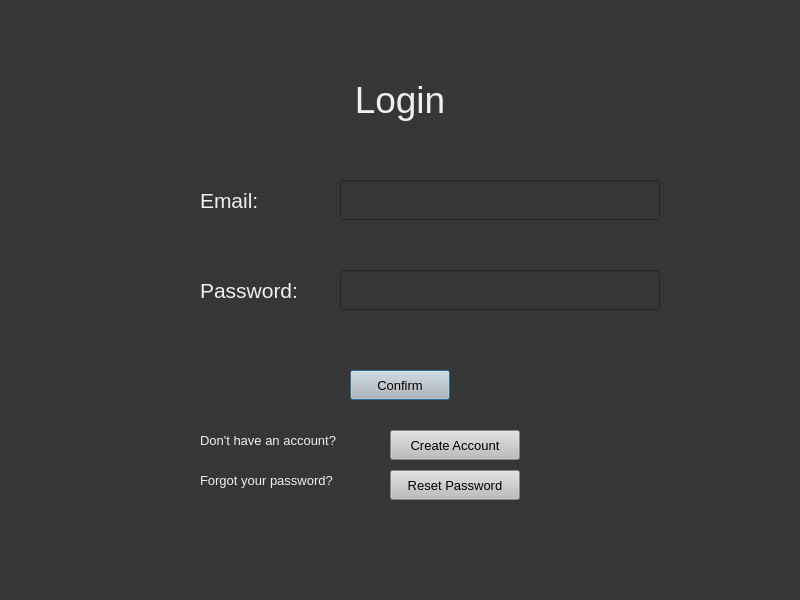
<?xml version="1.0" encoding="UTF-8"?>
<ui version="4.0">
 <class>Dialog</class>
 <widget class="QDialog" name="Dialog">
  <property name="enabled">
   <bool>true</bool>
  </property>
  <property name="geometry">
   <rect>
    <x>0</x>
    <y>0</y>
    <width>800</width>
    <height>600</height>
   </rect>
  </property>
  <property name="windowTitle">
   <string>Dialog</string>
  </property>
  <property name="styleSheet">
   <string notr="true">background-color: rgb(54, 54, 54);</string>
  </property>
  <widget class="QLabel" name="label">
   <property name="geometry">
    <rect>
     <x>325</x>
     <y>50</y>
     <width>150</width>
     <height>100</height>
    </rect>
   </property>
   <property name="styleSheet">
    <string notr="true">color: rgb(239, 239, 239);
font-size:28pt;</string>
   </property>
   <property name="text">
    <string>Login</string>
   </property>
   <property name="alignment">
    <set>Qt::AlignCenter</set>
   </property>
  </widget>
  <widget class="QLabel" name="label_2">
   <property name="geometry">
    <rect>
     <x>200</x>
     <y>180</y>
     <width>80</width>
     <height>40</height>
    </rect>
   </property>
   <property name="styleSheet">
    <string notr="true">color: rgb(239, 239, 239);
font-size:16pt;</string>
   </property>
   <property name="text">
    <string>Email:</string>
   </property>
  </widget>
  <widget class="QLabel" name="label_3">
   <property name="geometry">
    <rect>
     <x>200</x>
     <y>270</y>
     <width>130</width>
     <height>40</height>
    </rect>
   </property>
   <property name="styleSheet">
    <string notr="true">color: rgb(239, 239, 239);
font-size:16pt;</string>
   </property>
   <property name="text">
    <string>Password:</string>
   </property>
  </widget>
  <widget class="QPushButton" name="loginButton">
   <property name="geometry">
    <rect>
     <x>350</x>
     <y>370</y>
     <width>100</width>
     <height>30</height>
    </rect>
   </property>
   <property name="styleSheet">
    <string notr="true">background-color: rgb(189, 189, 189);
font-size: 10pt ;</string>
   </property>
   <property name="text">
    <string>Confirm</string>
   </property>
  </widget>
  <widget class="QLineEdit" name="email">
   <property name="geometry">
    <rect>
     <x>340</x>
     <y>180</y>
     <width>320</width>
     <height>40</height>
    </rect>
   </property>
   <property name="styleSheet">
    <string notr="true">font-size: 14pt;
color: rgb(239, 239, 239);</string>
   </property>
  </widget>
  <widget class="QLineEdit" name="password">
   <property name="geometry">
    <rect>
     <x>340</x>
     <y>270</y>
     <width>320</width>
     <height>40</height>
    </rect>
   </property>
   <property name="styleSheet">
    <string notr="true">font-size: 14pt;
color: rgb(239, 239, 239);</string>
   </property>
  </widget>
  <widget class="QLabel" name="label_4">
   <property name="geometry">
    <rect>
     <x>200</x>
     <y>430</y>
     <width>190</width>
     <height>20</height>
    </rect>
   </property>
   <property name="styleSheet">
    <string notr="true">color: rgb(239, 239, 239);
font-size:10pt;</string>
   </property>
   <property name="text">
    <string>Don't have an account?</string>
   </property>
  </widget>
  <widget class="QPushButton" name="createAccButton">
   <property name="geometry">
    <rect>
     <x>390</x>
     <y>430</y>
     <width>130</width>
     <height>30</height>
    </rect>
   </property>
   <property name="styleSheet">
    <string notr="true">background-color: rgb(189, 189, 189);
font-size: 10pt ;</string>
   </property>
   <property name="text">
    <string>Create Account</string>
   </property>
  </widget>
  <widget class="QPushButton" name="resetPasswordButton">
   <property name="geometry">
    <rect>
     <x>390</x>
     <y>470</y>
     <width>130</width>
     <height>30</height>
    </rect>
   </property>
   <property name="styleSheet">
    <string notr="true">background-color: rgb(189, 189, 189);
font-size: 10pt ;</string>
   </property>
   <property name="text">
    <string>Reset Password</string>
   </property>
  </widget>
  <widget class="QLabel" name="label_5">
   <property name="geometry">
    <rect>
     <x>200</x>
     <y>470</y>
     <width>190</width>
     <height>20</height>
    </rect>
   </property>
   <property name="styleSheet">
    <string notr="true">color: rgb(239, 239, 239);
font-size:10pt;</string>
   </property>
   <property name="text">
    <string>Forgot your password?</string>
   </property>
  </widget>
 </widget>
 <resources/>
 <connections/>
</ui>
